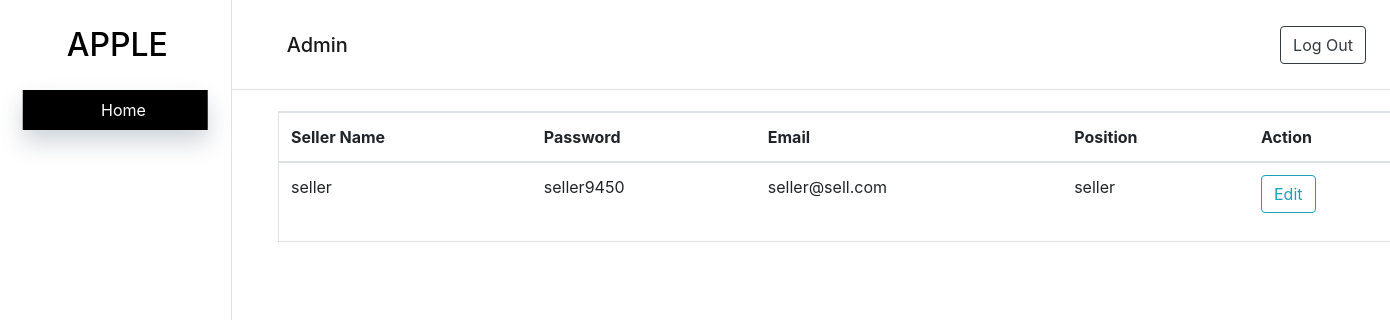
Page /admin/adminSelectSeller.php on the earlier database version.
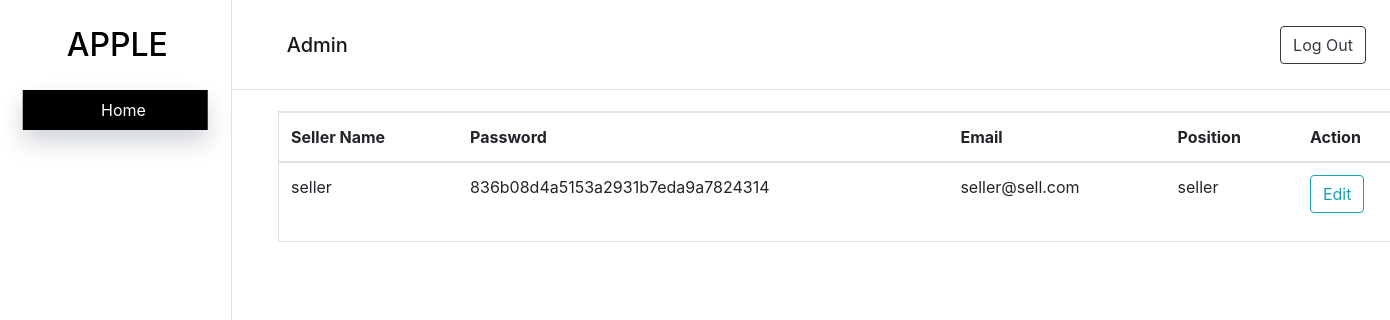
Same page on the later database version.
### tables this page shows
CREATE TABLE `users` (
  `id` int(11) NOT NULL,
  `username` varchar(30) NOT NULL,
  `password` varchar(225) NOT NULL,
  `email` varchar(30) NOT NULL,
  `position` varchar(30) NOT NULL,
  `create_date` timestamp NOT NULL DEFAULT CURRENT_TIMESTAMP ON UPDATE CURRENT_TIMESTAMP
);

### admin/adminSelectSeller.php (the view, shortened to what this page needs)
<!DOCTYPE html>
<html lang="en">
<head>
    <link rel="stylesheet" href="https://cdn.jsdelivr.net/npm/bootstrap@4.5.3/dist/css/bootstrap.min.css">
</head>
<link rel="stylesheet" href="layouts/navBar.css"/>
<body>
    <?php
        include 'layouts/adminSideNav.php';
        include 'layouts/adminTopNav.php';
    ?>
<div class="container border">
    <?php
        require_once('../config/connect_db.php');
        $query = "SELECT * FROM users WHERE position='seller'";
        $result = mysqli_query($conn,$query);
    ?>
<div class="row">
    <table class="table">
        <thead>
            <tr>
                <th>Seller Name</th>
                <th>Password</th>
                <th>Email</th>
                <th>Position</th>
                <th colspan="2">Action</th>
            </tr>
        </thead>
        <?php
            while($row = $result->fetch_assoc()):
        ?>
            <tr>
                <td><?php echo $row['username']?></td>
                <td><?php echo $row['password']?></td>
                <td><?php echo $row['email']?></td>
                <td><?php echo $row['position']?></td>
                <td>
                    <a href="adminEditSeller.php?id=<?php echo $row['id']?>"
                    class="btn btn-outline-info">Edit</a>
                </td>
                <?php endwhile;?>
            </tr>
    </table>
</div>
</div>
</body>
</html>

Differences in the rows shown:
changed users "seller": password "seller9450" → "836b08d4a5153a2931b7eda9a7824314"
